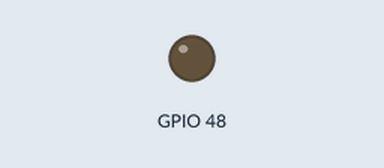
This sketch was run on a simulated ESP32-S3. Shown: output pins drawn as LEDs (lit = HIGH). WiFi joins after 1.5 s; servers stay silent unless stated; uploads are accepted with an empty reply; what the sketch prints to the serial monitor is not drawn.

Above: at 0.0 s.
At 2.6 s:
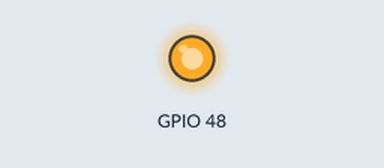
Timing chart, 0 to 4.1 s (numbered marks = the images above):
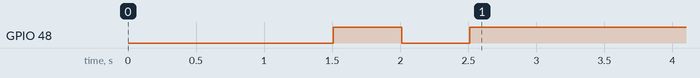

The sketch:

esp32_drone_beacon.ino
```cpp
/*
 * Garuda AgroGod - ESP32-S3 Drone Telemetry Beacon Firmware
 * Microcontroller: ESP32-S3 (Dual Type-C)
 * Framework: Arduino / ESP-IDF
 *
 * STATUS: TELEMETRY SIMULATOR
 * This firmware simulates autonomous patrol orbit over a crop grid.
 * It does NOT read real GPS, real battery ADC, or a real flight controller.
 * Coordinates and battery are software-generated for demonstration/prototyping.
 *
 * HARDWARE INTEGRATION PATH:
 *   Replace drone_lat/lon simulation loop with:
 *     - TinyGPS++ reading NMEA from GPS module (UART2)
 *   Replace battery_pct simulation with:
 *     - ADC read on battery voltage divider pin
 *   Replace vrt_spraying_active with:
 *     - GPIO read from Pixhawk MAVLink SERVO output
 *
 * Ponytail: Lightweight JSON telemetry broadcaster over standard HTTP/REST.
 * Connects to local Wi-Fi and pushes 6-DOF coordinates + VRT spray status to AgroGod Server.
 */

#include <WiFi.h>
#include <HTTPClient.h>

// Wi-Fi Credentials (configure for your phone hotspot or local router)
const char* WIFI_SSID = "YOUR_WIFI_SSID";
const char* WIFI_PASS = "YOUR_WIFI_PASSWORD";

// Server Endpoint (IP of laptop running AgroGod backend)
const char* TELEMETRY_URL = "http://YOUR_SERVER_IP:8000/api/telemetry/drone";

// Starting coordinates (Punjab Wheat Belt, India)
float drone_lat = 30.852500;
float drone_lon = 75.865000;
float drone_alt = 12.5; // meters
int battery_pct = 99;
bool vrt_spraying_active = false;
int packet_seq = 0;

void setup() {
  Serial.begin(115200);
  pinMode(LED_BUILTIN, OUTPUT);
  delay(1000);

  Serial.println("\n===========================================");
  Serial.println("  GARUDA AGROGOD - ESP32-S3 DRONE BEACON  ");
  Serial.println("===========================================");

  WiFi.mode(WIFI_STA);
  WiFi.begin(WIFI_SSID, WIFI_PASS);

  Serial.print("[WiFi] Connecting to: ");
  Serial.println(WIFI_SSID);

  int attempts = 0;
  while (WiFi.status() != WL_CONNECTED && attempts < 20) {
    delay(500);
    Serial.print(".");
    digitalWrite(LED_BUILTIN, !digitalRead(LED_BUILTIN));
    attempts++;
  }

  if (WiFi.status() == WL_CONNECTED) {
    Serial.println("\n[WiFi] Connected successfully!");
    Serial.print("[WiFi] IP Address: ");
    Serial.println(WiFi.localIP());
  } else {
    Serial.println("\n[WiFi] Running in Autonomous Beacon Mode (Serial Simulation)");
  }
}

void loop() {
  packet_seq++;

  // Simulate autonomous patrol orbit across crop grid
  drone_lat += 0.00004 * cos(packet_seq * 0.1);
  drone_lon += 0.00004 * sin(packet_seq * 0.1);
  if (packet_seq % 50 == 0 && battery_pct > 10) {
    battery_pct -= 1;
  }

  // Construct compact JSON payload
  String jsonPayload = "{";
  jsonPayload += "\"device_id\":\"garuda_drone_alpha\",";
  jsonPayload += "\"seq\":" + String(packet_seq) + ",";
  jsonPayload += "\"lat\":" + String(drone_lat, 6) + ",";
  jsonPayload += "\"lon\":" + String(drone_lon, 6) + ",";
  jsonPayload += "\"alt\":" + String(drone_alt, 1) + ",";
  jsonPayload += "\"battery\":" + String(battery_pct) + ",";
  jsonPayload += "\"spraying\":" + String(vrt_spraying_active ? "true" : "false");
  jsonPayload += "}";

  Serial.print("[TX Telemetry] ");
  Serial.println(jsonPayload);

  if (WiFi.status() == WL_CONNECTED) {
    HTTPClient http;
    http.begin(TELEMETRY_URL);
    http.addHeader("Content-Type", "application/json");

    int httpResponseCode = http.POST(jsonPayload);
    if (httpResponseCode > 0) {
      digitalWrite(LED_BUILTIN, HIGH);
    } else {
      digitalWrite(LED_BUILTIN, LOW);
    }
    http.end();
  }

  delay(500); // 2 Hz telemetry stream
}
```
